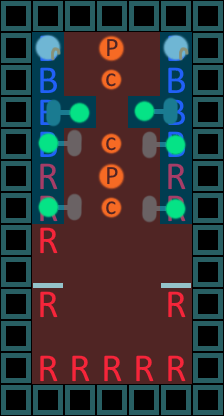

Rendered tile map (Tiled .tmx) drawn with the repository's tilesets; below, a short description and the full map source, tile grids included:
An orthogonal 7x13 tile map with 32x32 px tiles, 4 tile layers (bus, people, people, areas), 2 hidden layers not drawn.

<map version="1.2" tiledversion="1.3.4" orientation="orthogonal" renderorder="right-down" width="7" height="13" tilewidth="32" tileheight="32" infinite="0" nextlayerid="9" nextobjectid="1">
 <tileset firstgid="1" source="rough sprites for level design.tsx" />
 <layer id="1" name="bus" width="7" height="13" locked="1">
  <data encoding="csv">
4,4,4,4,4,4,4,
4,1,0,0,0,1,4,
4,1,0,0,0,1,4,
4,1,0,0,0,1,4,
4,1,0,0,0,1,4,
4,2,0,0,0,2,4,
4,2,0,0,0,2,4,
4,2,0,0,0,0,4,
4,3,0,0,0,3,4,
4,2,0,0,0,2,4,
4,0,0,0,0,0,4,
4,2,2,2,2,2,4,
4,4,4,4,4,4,4
</data>
 </layer>
 <group id="5" name="Unmoveable">
  <layer id="6" name="people" width="7" height="13">
   <data encoding="csv">
0,0,0,0,0,0,0,
0,0,0,11,0,0,0,
0,0,0,12,0,0,0,
0,0,0,0,0,0,0,
0,0,0,12,0,0,0,
0,0,0,11,0,0,0,
0,0,0,12,0,0,0,
0,0,0,0,0,0,0,
0,0,0,0,0,0,0,
0,0,0,0,0,0,0,
0,0,0,0,0,0,0,
0,0,0,0,0,0,0,
0,0,0,0,0,0,0
</data>
  </layer>
  <layer id="7" name="distancing" width="7" height="13" visible="0">
   <data encoding="csv">
0,0,0,0,0,0,0,
0,0,9,0,9,0,0,
0,0,9,0,9,0,0,
0,0,0,9,0,0,0,
0,0,9,0,9,0,0,
0,0,9,0,9,0,0,
0,0,9,0,9,0,0,
0,0,0,9,0,0,0,
0,0,0,0,0,0,0,
0,0,0,0,0,0,0,
0,0,0,0,0,0,0,
0,0,0,0,0,0,0,
0,0,0,0,0,0,0
</data>
  </layer>
 </group>
 <group id="4" name="Moveable">
  <layer id="2" name="people" width="7" height="13">
   <data encoding="csv">
0,0,0,0,0,0,0,
0,5,0,0,0,5,0,
0,0,0,0,0,0,0,
0,18,26,0,28,20,0,
0,28,20,0,18,26,0,
0,0,0,0,0,0,0,
0,28,20,0,18,26,0,
0,0,0,0,0,0,0,
0,0,0,0,0,0,0,
0,0,0,0,0,0,0,
0,0,0,0,0,0,0,
0,0,0,0,0,0,0,
0,0,0,0,0,0,0
</data>
  </layer>
  <layer id="3" name="distancing" width="7" height="13" visible="0">
   <data encoding="csv">
0,0,0,0,0,0,0,
0,0,10,0,10,0,0,
0,10,10,0,10,10,0,
0,10,0,10,0,10,0,
0,0,10,0,10,0,0,
0,10,0,0,0,10,0,
0,0,10,0,10,0,0,
0,10,0,0,0,10,0,
0,0,0,0,0,0,0,
0,0,0,0,0,0,0,
0,0,0,0,0,0,0,
0,0,0,0,0,0,0,
0,0,0,0,0,0,0
</data>
  </layer>
 </group>
 <layer id="8" name="areas" width="7" height="13">
  <data encoding="csv">
0,0,0,0,0,0,0,
0,33,34,34,34,33,0,
0,33,34,34,34,33,0,
0,33,33,34,33,33,0,
0,33,34,34,34,33,0,
0,33,34,34,34,33,0,
0,33,34,34,34,33,0,
0,34,34,34,34,34,0,
0,34,34,34,34,34,0,
0,34,34,34,34,34,0,
0,34,34,34,34,34,0,
0,34,34,34,34,34,0,
0,0,0,0,0,0,0
</data>
 </layer>
</map>
